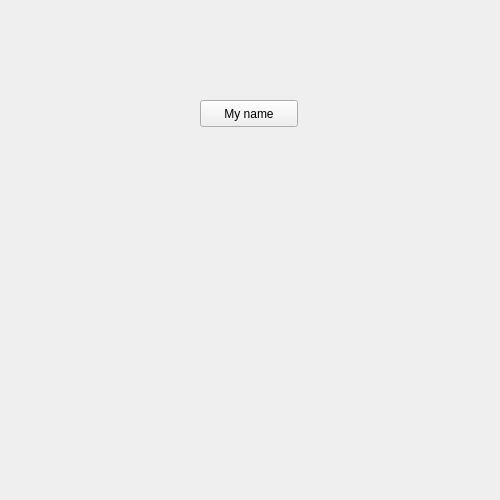
<?xml version="1.0" encoding="UTF-8"?>
<ui version="4.0">
 <class>Form</class>
 <widget class="QWidget" name="Form">
  <property name="geometry">
   <rect>
    <x>0</x>
    <y>0</y>
    <width>500</width>
    <height>500</height>
   </rect>
  </property>
  <property name="windowTitle">
   <string>Form</string>
  </property>
  <widget class="QPushButton" name="Test">
   <property name="geometry">
    <rect>
     <x>200</x>
     <y>100</y>
     <width>98</width>
     <height>27</height>
    </rect>
   </property>
   <property name="text">
    <string>My name</string>
   </property>
  </widget>
 </widget>
 <resources/>
 <connections/>
</ui>
